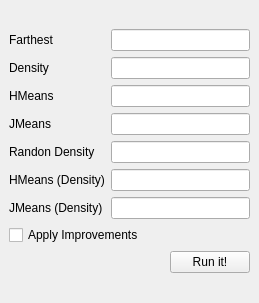
<?xml version="1.0" encoding="UTF-8"?>
<ui version="4.0">
 <class>RunBatch</class>
 <widget class="QDockWidget" name="RunBatch">
  <property name="geometry">
   <rect>
    <x>0</x>
    <y>0</y>
    <width>259</width>
    <height>303</height>
   </rect>
  </property>
  <property name="floating">
   <bool>false</bool>
  </property>
  <property name="features">
   <set>QDockWidget::AllDockWidgetFeatures</set>
  </property>
  <property name="allowedAreas">
   <set>Qt::LeftDockWidgetArea|Qt::RightDockWidgetArea</set>
  </property>
  <property name="windowTitle">
   <string>Run in Batch</string>
  </property>
  <widget class="QWidget" name="dockWidgetContents">
   <layout class="QGridLayout" name="gridLayout_2">
    <item row="0" column="0">
     <layout class="QGridLayout" name="gridLayout">
      <item row="0" column="0">
       <widget class="QLabel" name="label">
        <property name="text">
         <string>Farthest</string>
        </property>
       </widget>
      </item>
      <item row="1" column="0">
       <widget class="QLabel" name="label_2">
        <property name="text">
         <string>Density</string>
        </property>
       </widget>
      </item>
      <item row="2" column="0">
       <widget class="QLabel" name="label_3">
        <property name="text">
         <string>HMeans</string>
        </property>
       </widget>
      </item>
      <item row="3" column="0">
       <widget class="QLabel" name="label_4">
        <property name="text">
         <string>JMeans</string>
        </property>
       </widget>
      </item>
      <item row="0" column="1">
       <widget class="QLineEdit" name="farthestNum"/>
      </item>
      <item row="1" column="1">
       <widget class="QLineEdit" name="densityNum"/>
      </item>
      <item row="2" column="1">
       <widget class="QLineEdit" name="hmeansNum"/>
      </item>
      <item row="3" column="1">
       <widget class="QLineEdit" name="jmeansNum"/>
      </item>
      <item row="8" column="0" colspan="2">
       <layout class="QHBoxLayout" name="horizontalLayout">
        <item>
         <spacer name="horizontalSpacer">
          <property name="orientation">
           <enum>Qt::Horizontal</enum>
          </property>
          <property name="sizeHint" stdset="0">
           <size>
            <width>40</width>
            <height>20</height>
           </size>
          </property>
         </spacer>
        </item>
        <item>
         <widget class="QPushButton" name="pushButton">
          <property name="text">
           <string>Run it!</string>
          </property>
         </widget>
        </item>
       </layout>
      </item>
      <item row="7" column="0" colspan="2">
       <widget class="QCheckBox" name="improve">
        <property name="text">
         <string>Apply Improvements</string>
        </property>
       </widget>
      </item>
      <item row="4" column="0">
       <widget class="QLabel" name="label_5">
        <property name="text">
         <string>Randon Density</string>
        </property>
       </widget>
      </item>
      <item row="6" column="0">
       <widget class="QLabel" name="label_6">
        <property name="text">
         <string>JMeans (Density)</string>
        </property>
       </widget>
      </item>
      <item row="5" column="0">
       <widget class="QLabel" name="label_7">
        <property name="text">
         <string>HMeans (Density)</string>
        </property>
       </widget>
      </item>
      <item row="4" column="1">
       <widget class="QLineEdit" name="randomDensityNum"/>
      </item>
      <item row="5" column="1">
       <widget class="QLineEdit" name="hmeansDensityNum"/>
      </item>
      <item row="6" column="1">
       <widget class="QLineEdit" name="jmeansDensityNum"/>
      </item>
     </layout>
    </item>
   </layout>
  </widget>
 </widget>
 <resources/>
 <connections>
  <connection>
   <sender>pushButton</sender>
   <signal>clicked()</signal>
   <receiver>RunBatch</receiver>
   <slot>run()</slot>
   <hints>
    <hint type="sourcelabel">
     <x>201</x>
     <y>210</y>
    </hint>
    <hint type="destinationlabel">
     <x>119</x>
     <y>204</y>
    </hint>
   </hints>
  </connection>
 </connections>
 <slots>
  <slot>run()</slot>
 </slots>
</ui>
